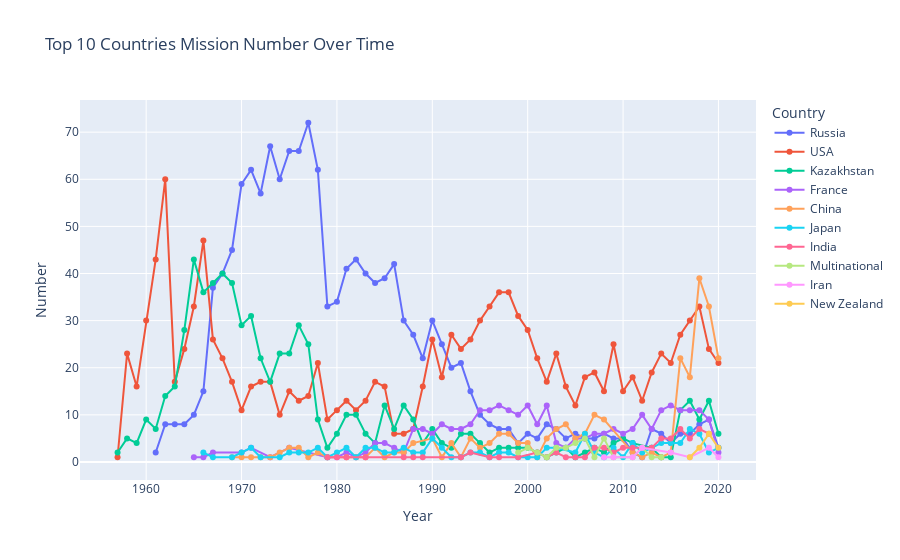

The notebook cell this image was saved under:
### Markdown cell above
Who are in the top ten in the space race?
Top 10 Countries Mission Number Over Time

### Code cell
missions_country_append = []
for country in Top_10_Countries.Country:
    missions_country = missions_over_time[missions_over_time.Country == country]
    missions_country_append.append(missions_country)

missions_country_append = pd.concat(missions_country_append)

l_plot = px.line(missions_country_append, x="Year", y="Number", color='Country', markers=True,
                 title='Top 10 Countries Mission Number Over Time')
l_plot.update_traces(textposition="bottom right")
l_plot.show()

### Figure 1 — Plotly figure (JSON) as saved in the notebook; plotly's stock layout.template omitted (floating-point values rounded to 4 significant figures)
{"data": [{"hovertemplate": "Country=Russia<br>Year=%{x}<br>Number=%{y}<extra></extra>", "legendgroup": "Russia", "line": {"color": "#636efa", "dash": "solid"}, "marker": {"symbol": "circle"}, "mode": "lines+markers", "name": "Russia", "orientation": "v", "showlegend": true, "textposition": "bottom right", "type": "scatter", "x": [1961, 1962, 1963, 1964, 1965, 1966, 1967, 1968, 1969, 1970, 1971, 1972, 1973, 1974, 1975, 1976, 1977, 1978, 1979, 1980, 1981, 1982, 1983, 1984, 1985, 1986, 1987, 1988, 1989, 1990, 1991, 1992, 1993, 1994, 1995, 1996, 1997, 1998, 1999, 2000, 2001, 2002, 2003, 2004, 2005, 2006, 2007, 2008, 2009, 2010, 2011, 2012, 2013, 2014, 2015, 2016, 2017, 2018, 2019, 2020], "xaxis": "x", "y": [2, 8, 8, 8, 10, 15, 37, 40, 45, 59, 62, 57, 67, 60, 66, 66, 72, 62, 33, 34, 41, 43, 40, 38, 39, 42, 30, 27, 22, 30, 25, 20, 21, 15, 10, 8, 7, 7, 4, 6, 5, 8, 7, 5, 6, 5, 5, 6, 5, 5, 2, 1, 7, 6, 4, 6, 6, 8, 9, 3], "yaxis": "y"}, {"hovertemplate": "Country=USA<br>Year=%{x}<br>Number=%{y}<extra></extra>", "legendgroup": "USA", "line": {"color": "#EF553B", "dash": "solid"}, "marker": {"symbol": "circle"}, "mode": "lines+markers", "name": "USA", "orientation": "v", "showlegend": true, "textposition": "bottom right", "type": "scatter", "x": [1957, 1958, 1959, 1960, 1961, 1962, 1963, 1964, 1965, 1966, 1967, 1968, 1969, 1970, 1971, 1972, 1973, 1974, 1975, 1976, 1977, 1978, 1979, 1980, 1981, 1982, 1983, 1984, 1985, 1986, 1987, 1988, 1989, 1990, 1991, 1992, 1993, 1994, 1995, 1996, 1997, 1998, 1999, 2000, 2001, 2002, 2003, 2004, 2005, 2006, 2007, 2008, 2009, 2010, 2011, 2012, 2013, 2014, 2015, 2016, 2017, 2018, 2019, 2020], "xaxis": "x", "y": [1, 23, 16, 30, 43, 60, 17, 24, 33, 47, 26, 22, 17, 11, 16, 17, 17, 10, 15, 13, 14, 21, 9, 11, 13, 11, 13, 17, 16, 6, 6, 7, 16, 26, 18, 27, 24, 26, 30, 33, 36, 36, 31, 28, 22, 17, 23, 16, 12, 18, 19, 15, 25, 15, 18, 13, 19, 23, 21, 27, 30, 33, 24, 21], "yaxis": "y"}, {"hovertemplate": "Country=Kazakhstan<br>Year=%{x}<br>Number=%{y}<extra></extra>", "legendgroup": "Kazakhstan", "line": {"color": "#00cc96", "dash": "solid"}, "marker": {"symbol": "circle"}, "mode": "lines+markers", "name": "Kazakhstan", "orientation": "v", "showlegend": true, "textposition": "bottom right", "type": "scatter", "x": [1957, 1958, 1959, 1960, 1961, 1962, 1963, 1964, 1965, 1966, 1967, 1968, 1969, 1970, 1971, 1972, 1973, 1974, 1975, 1976, 1977, 1978, 1979, 1980, 1981, 1982, 1983, 1984, 1985, 1986, 1987, 1988, 1989, 1990, 1991, 1992, 1993, 1994, 1995, 1996, 1997, 1998, 1999, 2000, 2001, 2002, 2003, 2004, 2005, 2006, 2007, 2008, 2009, 2010, 2011, 2013, 2014, 2015, 2016, 2017, 2018, 2019, 2020], "xaxis": "x", "y": [2, 5, 4, 9, 7, 14, 16, 28, 43, 36, 38, 40, 38, 29, 31, 22, 17, 23, 23, 29, 25, 9, 3, 6, 10, 10, 6, 4, 12, 7, 12, 9, 4, 7, 4, 3, 6, 6, 4, 2, 3, 3, 3, 3, 2, 1, 2, 3, 1, 2, 3, 2, 4, 5, 4, 3, 1, 1, 11, 13, 9, 13, 6], "yaxis": "y"}, {"hovertemplate": "Country=France<br>Year=%{x}<br>Number=%{y}<extra></extra>", "legendgroup": "France", "line": {"color": "#ab63fa", "dash": "solid"}, "marker": {"symbol": "circle"}, "mode": "lines+markers", "name": "France", "orientation": "v", "showlegend": true, "textposition": "bottom right", "type": "scatter", "x": [1965, 1966, 1967, 1970, 1971, 1973, 1975, 1979, 1980, 1981, 1982, 1983, 1984, 1985, 1986, 1987, 1988, 1989, 1990, 1991, 1992, 1993, 1994, 1995, 1996, 1997, 1998, 1999, 2000, 2001, 2002, 2003, 2004, 2005, 2006, 2007, 2008, 2009, 2010, 2011, 2012, 2013, 2014, 2015, 2016, 2017, 2018, 2019, 2020], "xaxis": "x", "y": [1, 1, 2, 2, 3, 1, 3, 1, 1, 2, 1, 2, 4, 4, 3, 2, 7, 7, 6, 8, 7, 7, 8, 11, 11, 12, 11, 10, 12, 8, 12, 4, 3, 5, 5, 6, 6, 7, 6, 7, 10, 7, 11, 12, 11, 11, 11, 9, 2], "yaxis": "y"}, {"hovertemplate": "Country=China<br>Year=%{x}<br>Number=%{y}<extra></extra>", "legendgroup": "China", "line": {"color": "#FFA15A", "dash": "solid"}, "marker": {"symbol": "circle"}, "mode": "lines+markers", "name": "China", "orientation": "v", "showlegend": true, "textposition": "bottom right", "type": "scatter", "x": [1969, 1970, 1971, 1972, 1973, 1974, 1975, 1976, 1977, 1978, 1979, 1981, 1982, 1983, 1984, 1985, 1986, 1987, 1988, 1990, 1991, 1992, 1993, 1994, 1995, 1996, 1997, 1998, 1999, 2000, 2001, 2002, 2003, 2004, 2005, 2006, 2007, 2008, 2011, 2012, 2013, 2014, 2015, 2016, 2017, 2018, 2019, 2020], "xaxis": "x", "y": [1, 1, 1, 1, 1, 2, 3, 3, 1, 2, 1, 1, 1, 1, 3, 1, 2, 2, 4, 5, 1, 4, 1, 5, 3, 4, 6, 6, 4, 4, 1, 5, 7, 8, 5, 6, 10, 9, 2, 1, 2, 1, 2, 22, 18, 39, 33, 22], "yaxis": "y"}, {"hovertemplate": "Country=Japan<br>Year=%{x}<br>Number=%{y}<extra></extra>", "legendgroup": "Japan", "line": {"color": "#19d3f3", "dash": "solid"}, "marker": {"symbol": "circle"}, "mode": "lines+markers", "name": "Japan", "orientation": "v", "showlegend": true, "textposition": "bottom right", "type": "scatter", "x": [1966, 1967, 1969, 1970, 1971, 1972, 1974, 1975, 1976, 1977, 1978, 1979, 1980, 1981, 1982, 1983, 1984, 1985, 1986, 1987, 1988, 1989, 1990, 1991, 1992, 1993, 1994, 1995, 1996, 1997, 1998, 1999, 2000, 2001, 2002, 2003, 2005, 2006, 2007, 2008, 2009, 2010, 2011, 2012, 2013, 2014, 2015, 2016, 2017, 2018, 2019, 2020], "xaxis": "x", "y": [2, 1, 1, 2, 3, 1, 1, 2, 2, 2, 3, 1, 2, 3, 1, 3, 3, 2, 2, 3, 2, 2, 5, 3, 1, 1, 2, 2, 1, 2, 2, 1, 1, 1, 3, 3, 2, 6, 2, 1, 3, 1, 4, 2, 3, 4, 4, 4, 7, 6, 2, 3], "yaxis": "y"}, {"hovertemplate": "Country=India<br>Year=%{x}<br>Number=%{y}<extra></extra>", "legendgroup": "India", "line": {"color": "#FF6692", "dash": "solid"}, "marker": {"symbol": "circle"}, "mode": "lines+markers", "name": "India", "orientation": "v", "showlegend": true, "textposition": "bottom right", "type": "scatter", "x": [1979, 1980, 1981, 1983, 1987, 1988, 1989, 1993, 1994, 1996, 1997, 1999, 2001, 2002, 2003, 2004, 2005, 2006, 2007, 2008, 2009, 2010, 2011, 2012, 2013, 2014, 2015, 2016, 2017, 2018, 2019], "xaxis": "x", "y": [1, 1, 1, 1, 1, 1, 1, 1, 2, 1, 1, 1, 2, 1, 2, 1, 1, 1, 3, 3, 2, 3, 3, 3, 3, 5, 5, 7, 5, 7, 6], "yaxis": "y"}, {"hovertemplate": "Country=Multinational<br>Year=%{x}<br>Number=%{y}<extra></extra>", "legendgroup": "Multinational", "line": {"color": "#B6E880", "dash": "solid"}, "marker": {"symbol": "circle"}, "mode": "lines+markers", "name": "Multinational", "orientation": "v", "showlegend": true, "textposition": "bottom right", "type": "scatter", "x": [1999, 2000, 2001, 2002, 2003, 2004, 2005, 2006, 2007, 2008, 2009, 2011, 2012, 2013, 2014], "xaxis": "x", "y": [2, 3, 2, 1, 3, 3, 4, 5, 1, 5, 1, 1, 3, 1, 1], "yaxis": "y"}, {"hovertemplate": "Country=Iran<br>Year=%{x}<br>Number=%{y}<extra></extra>", "legendgroup": "Iran", "line": {"color": "#FF97FF", "dash": "solid"}, "marker": {"symbol": "circle"}, "mode": "lines+markers", "name": "Iran", "orientation": "v", "showlegend": true, "textposition": "bottom right", "type": "scatter", "x": [2008, 2009, 2011, 2012, 2015, 2017, 2019, 2020], "xaxis": "x", "y": [1, 1, 1, 3, 2, 1, 3, 1], "yaxis": "y"}, {"hovertemplate": "Country=New Zealand<br>Year=%{x}<br>Number=%{y}<extra></extra>", "legendgroup": "New Zealand", "line": {"color": "#FECB52", "dash": "solid"}, "marker": {"symbol": "circle"}, "mode": "lines+markers", "name": "New Zealand", "orientation": "v", "showlegend": true, "textposition": "bottom right", "type": "scatter", "x": [2017, 2018, 2019, 2020], "xaxis": "x", "y": [1, 3, 6, 3], "yaxis": "y"}], "layout": {"legend": {"title": {"text": "Country"}, "tracegroupgap": 0}, "title": {"text": "Top 10 Countries Mission Number Over Time"}, "xaxis": {"anchor": "y", "domain": [0, 1], "title": {"text": "Year"}}, "yaxis": {"anchor": "x", "domain": [0, 1], "title": {"text": "Number"}}}}
